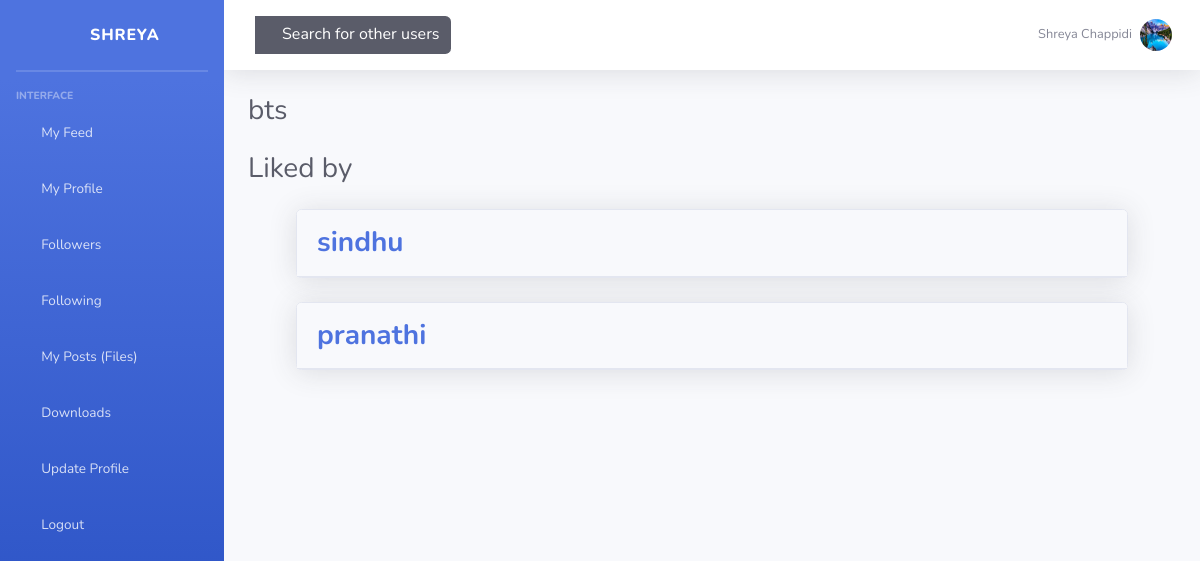
The page /files/post/6/likers/ (signed in) on the database its author committed.
### user_page/models.py (models this page shows, shortened)
class UserProfile(models.Model):
    user = models.OneToOneField(User,on_delete=models.CASCADE, null=True, blank=True)
    phone_no = models.CharField(max_length = 20, blank=True)
    first_name = models.CharField(max_length = 20, blank=True)
    last_name = models.CharField(max_length = 20, blank=True)
    image = models.ImageField(upload_to='profile_pics/')
    created_at = models.DateTimeField(auto_now=True)

### files/models.py (models this page shows, shortened)
class DocumentPost(models.Model):
    author = models.ForeignKey('auth.User', on_delete=models.DO_NOTHING)
    title = models.CharField(max_length=200)
    description = models.CharField(max_length=255, blank=True)
    document = models.FileField(upload_to='documents/')
    uploaded_at = models.DateTimeField(default=timezone.now)
    published_date = models.DateTimeField(blank=True, null=True)
    likes= models.IntegerField(default=0)
    dislikes= models.IntegerField(default=0)

class Like(models.Model):
    post = models.ForeignKey('files.DocumentPost', related_name='liked_post', on_delete=models.CASCADE)
    user = models.ForeignKey('auth.User', related_name='liker', on_delete=models.DO_NOTHING)
    date_created = models.DateTimeField(auto_now_add=True)

### files/views.py (the view)
# urls.py: url(r'^post/(?P<pk>\d+)/likers/$', views.LikersListView, name='likers'),
@login_required
def LikersListView(request, pk):
    context = {}
    for pr in UserProfile.objects.all():
        if pr.user == request.user:
            context["profile"] = UserProfile.objects.get(user=request.user)
            break
    post = get_object_or_404(DocumentPost, id=pk)
    context['likers'] = Like.objects.filter(post=post)
    context['title'] = post.title
    return render(request, 'files/likers.html', context)

### files/templates/files/likers.html
{% extends 'user_page/base.html' %}
{% block fine %}
<div class="d-sm-flex align-items-center justify-content-between mb-4">
    <h1 class="h3 mb-0 text-gray-800">{{title}}</h1>
</div>
<div class="d-sm-flex align-items-center justify-content-between mb-4">
    <h1 class="h3 mb-0 text-gray-800">Liked by</h1>
</div>
<div class="container">
    {% for liker in likers %}
    <div class="container">
        <div class="card shadow mb-4">
          <div class="card-header py-3 d-flex flex-row align-items-center justify-content-between">
            <h3 class="m-0 font-weight-bold text-primary"><a href="{% url 'others:dashboard' uname=liker.user.username %}">{{ liker.user.username }}</a></h3>
          </div>
        </div>
    </div>
    {% endfor %}
</div>
{% endblock %}

### user_page/templates/user_page/base.html (shortened to what this page needs)
<!DOCTYPE html>
{% load static %}
<html lang="en">
<head>
    <link href="{% static 'vendor/fontawesome-free/css/all.min.css' %}" rel="stylesheet" type="text/css">
    <link href="{% static 'css/sb-admin-2.min.css' %}" rel="stylesheet">
</head>
<body id="page-top">
    {% if user.is_authenticated %}
    <div id="wrapper">
        <ul class="navbar-nav bg-gradient-primary sidebar sidebar-dark accordion" id="accordionSidebar">
            <div class="sidebar-brand d-flex align-items-center justify-content-center" >
                <div class="sidebar-brand-icon rotate-n-15">
                    <i class="fas fa-laugh-wink"></i>
                </div>
                <div class="sidebar-brand-text mx-3">{{user.username}}</div>
            </div>
            <hr class="sidebar-divider my-0">
            <hr class="sidebar-divider">
            <div class="sidebar-heading">Interface</div>
            <li class="nav-item">
              <a class="nav-link collapsed" href="{% url 'user_page:userdashboard' pk=user.id %}"
               data-toggle="collapse" data-target="#collapseTwo"
               aria-expanded="true" aria-controls="collapseTwo">
               <span>My Feed</span>
             </a>
            </li>
            <li class="nav-item">
              <a class="nav-link collapsed" href="{% url 'user_page:myprofile' pk=user.id %}"
               data-toggle="collapse" data-target="#collapseTwo"
               aria-expanded="true" aria-controls="collapseTwo">
               <span>My Profile</span>
             </a>
            </li>
            <li class="nav-item">
              <a class="nav-link collapsed" href="{% url 'user_page:followers' username=user.username %}"
               data-toggle="collapse" data-target="#collapseTwo"
               aria-expanded="true" aria-controls="collapseTwo">
               <i class="fas fa-fw fa-male"></i>
               <span>Followers</span>
              </a>
            </li>
            <li class="nav-item">
              <a class="nav-link collapsed" href="{% url 'user_page:following' username=user.username %}"
               data-toggle="collapse" data-target="#collapseTwo"
               aria-expanded="true" aria-controls="collapseTwo">
               <i class="fas fa-fw fa-male"></i>
               <span>Following</span>
              </a>
            </li>
            <li class="nav-item">
             <a class="nav-link collapsed" href="{% url 'files:post_list' uname=user.username %}"
              data-toggle="collapse" data-target="#collapseUtilities"
              aria-expanded="true" aria-controls="collapseUtilities">
              <i class="fas fa-fw fa-file"></i>
              <span>My Posts (Files)</span>
            </a>
            </li>
            <li class="nav-item">
             <a class="nav-link collapsed" href="{% url 'files:download' %}"
              data-toggle="collapse" data-target="#collapseUtilities"
              aria-expanded="true" aria-controls="collapseUtilities">
              <i class="fas fa-fw fa-download"></i>
              <span>Downloads</span>
             </a>
            </li>
            <li class="nav-item">
                <a class="nav-link collapsed" href="{% url 'user_page:updateprofile' pk=user.id %}">
                    <i class="fas fa-fw fa-laptop"></i>
                    <span>Update Profile</span>
                </a>
            </li>
            <li class="nav-item">
                <a class="nav-link collapsed" href="{% url 'portal:logout' %}">
                    <span>Logout</span>
                </a>
            </li>
        </ul>
        <div id="content-wrapper" class="d-flex flex-column">
            <div id="content">
                <nav class="navbar navbar-expand navbar-light bg-white topbar mb-4 static-top shadow">
                    <div class="d-none d-sm-inline-block form-inline mr-auto ml-md-3 my-2 my-md-0 mw-100 navbar-search">
                    <div class="input-group">
                      <div class="input-group-append">
                        <a class="form-control bg-dark border-0 small btn btn-primary" href="{% url 'user_page:search' %}" aria-label="Search" aria-describedby="basic-addon2"><i class="fas fa-search fa-sm"></i> Search for other users</a>
                        </div>
                    </div>
                  </div>
                    <ul class="navbar-nav ml-auto">
                      {% if profile %}
                        <li class="nav-item dropdown no-arrow">
                            <a class="nav-link dropdown-toggle" href="{% url 'user_page:updateprofile' pk=user.id %}" id="userDropdown" role="button"
                                data-toggle="dropdown" aria-haspopup="true" aria-expanded="false">
                                <span class="mr-2 d-none d-lg-inline text-gray-600 small">{{profile.first_name}} {{profile.last_name}}</span>
                                <img src="{{profile.image.url}}" alt="profile" class="img-profile rounded-circle">
                            </a>
                        </li>
                        {% endif %}
                    </ul>
                </nav>
                <div class="container-fluid">
                    {% block fine %}
                    {% endblock %}
                </div>
            </div>
        </div>
    </div>
    {% endif %}
</body>
</html>

### rows shown on the page
UserProfile: first_name "Shreya", last_name "Chappidi", image (picture)
DocumentPost: title "bts"
Like: user.username "sindhu"
Like: user.username "pranathi"

### other values the page prints
{{ user.username }} "SHREYA"
